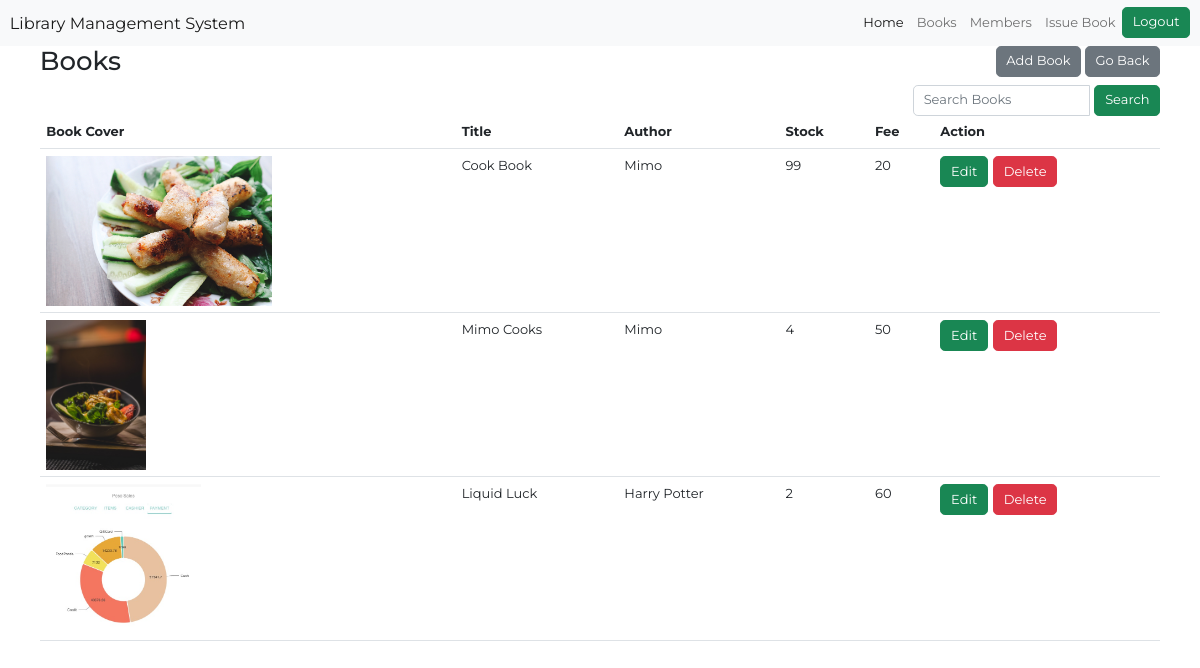
/books, run on the app's committed database.
### app.py (models this page shows)
class Book(db.Model):
    id = db.Column(db.Integer, primary_key=True)
    title = db.Column(db.String(100), nullable=False)
    author = db.Column(db.String(100), nullable=False)
    stock = db.Column(db.Integer, nullable=False)
    fee = db.Column(db.Integer, nullable=False)
    cover_photo = db.Column(db.String(100))

### app.py (the view)
@app.route('/books')
def books():
    books = Book.query.all()
    return render_template('books.html', books=books)

### templates/books.html (shortened to what this page needs)
{% extends 'base.html' %}
{% block content %}
<div class="topheading">
    <h2 style="float:left">Books</h2>
      <div class="buttonactions" style="float: right;">
        <button class="btn btn-secondary"><a href="{{ url_for('add_book') }}">Add Book</a></button>
        <button class="btn btn-secondary"><a href="{{ url_for('home') }}">Go Back</a></button>
      </div>
      <br>
      <br>
      <div style="float:right">
        <form class="form-inline" action="{{ url_for('search') }}" method="POST">
          <div class="input-group">
            <input class="form-control" type="search" name="keyword" placeholder="Search Books" aria-label="Search">
            <div class="input-group-append">
              <button class="btn btn-success" type="submit" style="margin-left:5px">Search</button>
            </div>
          </div>
        </form>
    </div>
        <table class="table">
        <thead>
            <tr>
                <th scope="col">Book Cover</th>
                <th scope="col">Title</th>
                <th scope="col">Author</th>
                <th scope="col">Stock</th>
                <th scope="col">Fee</th>
                <th scope="col">Action</th>
            </tr>
        </thead>
        <tbody>
            {% for book in books %}
            <tr>
                <td>
                    {% if book.cover_photo %}
                        <img src="{{ url_for('static', filename='photos/' + book.cover_photo) }}" alt="Cover Photo" style="max-height: 150px; max-width: 300px;">
                    {% else %}
                        No Cover Photo
                    {% endif %}
                </td>
                <td>{{ book.title }}</td>
                <td>{{ book.author }}</td>
                <td>{{ book.stock }}</td>
                <td>{{ book.fee }}</td>
                <td>
                    <div class="d-flex">
                        <form action="{{ url_for('edit_book', book_id=book.id) }}" method="GET">
                            <input type="submit" value="Edit" class="btn btn-success" style="margin-right: 5px;">
                        </form>
                        <form action="{{ url_for('delete_book', book_id=book.id) }}" method="POST">
                            <input type="submit" value="Delete" class="btn btn-danger">
                        </form>
                    </div>
                </td>
            </tr>
            {% endfor %}
        </tbody>
    </table>
{% endblock %}

### static/css/styles.css (style rules this page uses)
a { text-decoration: none; }

### templates/base.html (style rules this page uses)
* { font-family: 'Montserrat', sans-serif; font-size: small; }
a { text-decoration: none; color: white; }

### data on the page
Book: cover_photo (picture), title "Cook Book", author "Mimo", stock "99", fee "20"
Book: cover_photo (picture), title "Mimo Cooks", author "Mimo", stock "4", fee "50"
Book: cover_photo (picture), title "Liquid Luck", author "Harry Potter", stock "2", fee "60"
